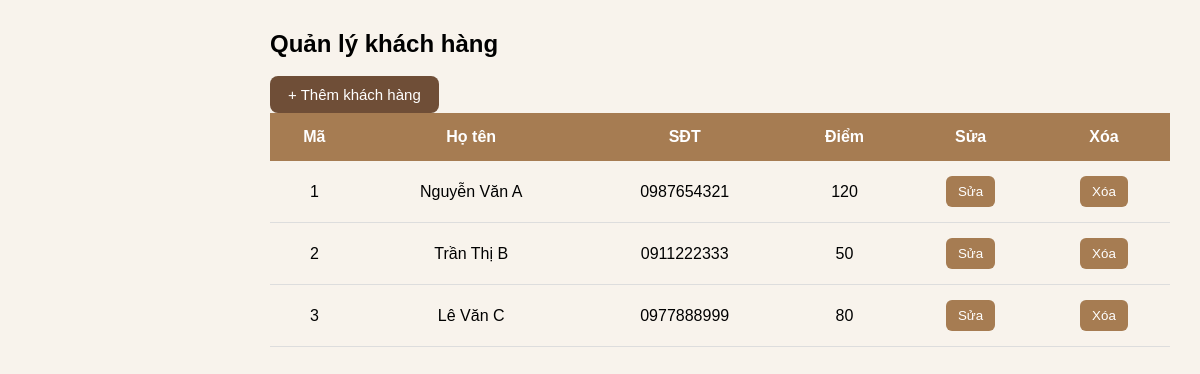
The app's page /khachhang.php with its own data.
### tables this page shows
CREATE TABLE `khachhang` (
  `maKH` int(11) NOT NULL,
  `hoTen` varchar(100) NOT NULL,
  `sdt` varchar(15) DEFAULT NULL,
  `diemTichLuy` int(11) DEFAULT 0
);

### khachhang.php (the view, shortened to what this page needs)
<?php
include("connect.php");
$sql = "SELECT * FROM khachhang";
$result = mysqli_query($conn, $sql);
?>
<!DOCTYPE html>
<html lang="vi">
<head>
<link rel="stylesheet" href="style.css">
<link rel="stylesheet"
href="https://cdnjs.cloudflare.com/ajax/libs/font-awesome/6.5.2/css/all.min.css">
</head>
<body>
<div class="main">
<h2>Quản lý khách hàng</h2>
<br>
<button class="btn">+ Thêm khách hàng</button>
<table>
<tr>
<th>Mã</th>
<th>Họ tên</th>
<th>SĐT</th>
<th>Điểm</th>
<th>Sửa</th>
<th>Xóa</th>
</tr>
<?php while($row=mysqli_fetch_assoc($result)){ ?>
<tr>
<td><?php echo $row['maKH']; ?></td>
<td><?php echo $row['hoTen']; ?></td>
<td><?php echo $row['sdt']; ?></td>
<td><?php echo $row['diemTichLuy']; ?></td>
<td><button>Sửa</button></td>
<td><button>Xóa</button></td>
</tr>
<?php } ?>
</table>
</div>
</body>
</html>

### style.css (style rules this page uses)
* { margin:0; padding:0; box-sizing:border-box; font-family:Arial, Helvetica, sans-serif; }
body { display:flex; background:#F8F3EC; }
.main { margin-left:240px; width:calc(100% - 240px); padding:30px; }
table { width:100%; border-collapse:collapse; }
th { background:#A67C52; color:white; padding:15px; }
td { padding:15px; text-align:center; border-bottom:1px solid #ddd; }
.btn { background:#6F4E37; color:white; border:none; padding:10px 18px; border-radius:8px; cursor:pointer; font-size:15px; }
button { background:#A67C52; color:white; border:none; padding:8px 12px; border-radius:6px; cursor:pointer; }

### records on screen
khachhang: maKH "1", hoTen "Nguyễn Văn A", sdt "0987654321", diemTichLuy "120"
khachhang: maKH "2", hoTen "Trần Thị B", sdt "0911222333", diemTichLuy "50"
khachhang: maKH "3", hoTen "Lê Văn C", sdt "0977888999", diemTichLuy "80"
